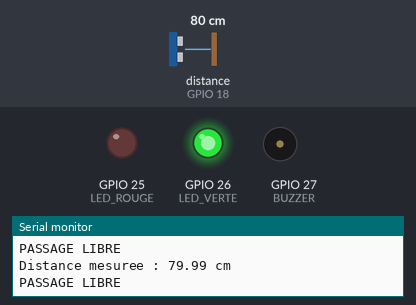
Bench run of a sketch on a simulated ESP32. On the bench: output pins drawn as LEDs (lit = HIGH), buzzer (waves = sounding), the last lines printed to the serial monitor. Wiring (from diagram.json): ultrasonic range finder: trigger GPIO 5; echo GPIO 18. The inputs (shaded band) are chosen by the test bench; at power-on: distance to the obstacle (sensor on GPIO 18) 80 cm. The echo pulse lasts 58.3 µs per cm; pins used as bus, display or sensor lines are not drawn.

Above: at 1.3 s.
1.4 s: distance to the obstacle (sensor on GPIO 18) set to 22 cm
2.9 s: distance to the obstacle (sensor on GPIO 18) set to 19 cm
At 3.3 s:
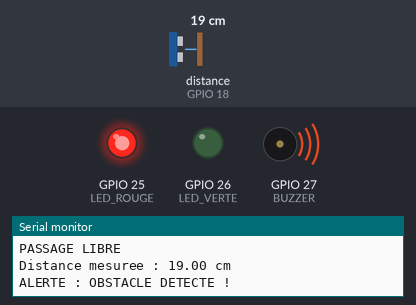
4.5 s: distance to the obstacle (sensor on GPIO 18) set to 35 cm
At 5.7 s:
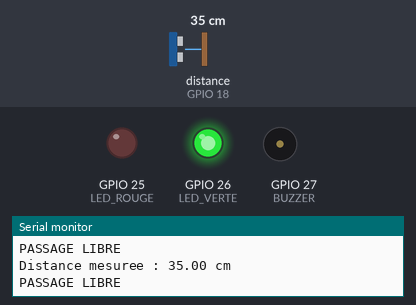
6.0 s: distance to the obstacle (sensor on GPIO 18) set to 2 cm
At 7.3 s:
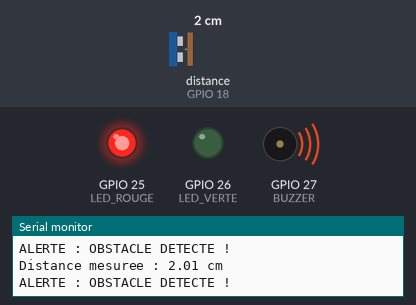
Timing chart, 0 to 8.5 s (numbered marks = the images above; inputs shaded):
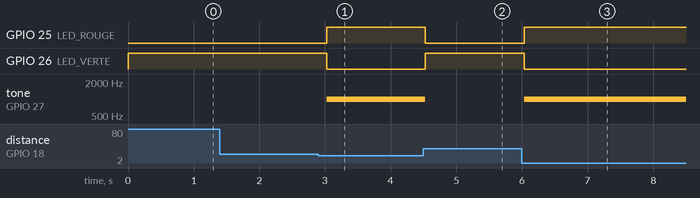

Measured:
- the behaviour switches between 21 and 20 cm on distance to the obstacle (sensor on GPIO 18) (found by bisection; images 0 and 1)
- after the input at 2.9 s, GPIO 25 (LED_ROUGE): LOW → HIGH after 0.12 s; GPIO 26 (LED_VERTE): HIGH → LOW after 0.12 s; tone on GPIO 27 (BUZZER): silent → 1000 Hz after 0.12 s
- after the input at 4.5 s, GPIO 25 (LED_ROUGE): HIGH → LOW at once; GPIO 26 (LED_VERTE): LOW → HIGH at once; tone on GPIO 27 (BUZZER): 1000 Hz → silent at once
- after the input at 6.0 s, GPIO 25 (LED_ROUGE): LOW → HIGH at once; GPIO 26 (LED_VERTE): HIGH → LOW at once; tone on GPIO 27 (BUZZER): silent → 1000 Hz at once

The sketch:

sketch.ino
```cpp
// DEVOIR N°6 : ROBOT A DECISION INTELLIGENTE
// Systeme intelligent de detection d'obstacles
// Microcontroleur : ESP32

// Broches du capteur ultrasonique
#define TRIG_PIN 5
#define ECHO_PIN 18

// Broches des LED
#define LED_ROUGE 25
#define LED_VERTE 26

// Broche du buzzer
#define BUZZER 27

// Seuil de detection en centimetres
const float SEUIL = 20.0;

void setup() {

  Serial.begin(115200);

  // Configuration du capteur
  pinMode(TRIG_PIN, OUTPUT);
  pinMode(ECHO_PIN, INPUT);

  // Configuration des LED
  pinMode(LED_ROUGE, OUTPUT);
  pinMode(LED_VERTE, OUTPUT);

  // Configuration du buzzer
  pinMode(BUZZER, OUTPUT);

  digitalWrite(TRIG_PIN, LOW);
  digitalWrite(LED_ROUGE, LOW);
  digitalWrite(LED_VERTE, LOW);
  noTone(BUZZER);

  Serial.println("SYSTEME INTELLIGENT ACTIVE");
  Serial.println("Detection automatique des obstacles");
}

void loop() {

  // Envoyer une impulsion ultrasonique
  digitalWrite(TRIG_PIN, LOW);
  delayMicroseconds(2);

  digitalWrite(TRIG_PIN, HIGH);
  delayMicroseconds(10);

  digitalWrite(TRIG_PIN, LOW);

  // Mesurer le temps de retour de l'onde
  long duree = pulseIn(ECHO_PIN, HIGH, 30000);

  // Verifier si une mesure a ete recue
  if (duree == 0) {

    digitalWrite(LED_ROUGE, LOW);
    digitalWrite(LED_VERTE, LOW);
    noTone(BUZZER);

    Serial.println("Aucune mesure disponible");

  } else {

    // Calculer la distance en centimetres
    float distance = duree * 0.0343 / 2.0;

    Serial.print("Distance mesuree : ");
    Serial.print(distance);
    Serial.println(" cm");

    // Prendre une decision automatique
    if (distance <= SEUIL) {

      digitalWrite(LED_ROUGE, HIGH);
      digitalWrite(LED_VERTE, LOW);

      tone(BUZZER, 1000);

      Serial.println("ALERTE : OBSTACLE DETECTE !");

    } else {

      digitalWrite(LED_ROUGE, LOW);
      digitalWrite(LED_VERTE, HIGH);

      noTone(BUZZER);

      Serial.println("PASSAGE LIBRE");

    }
  }

  delay(500);
}
```
